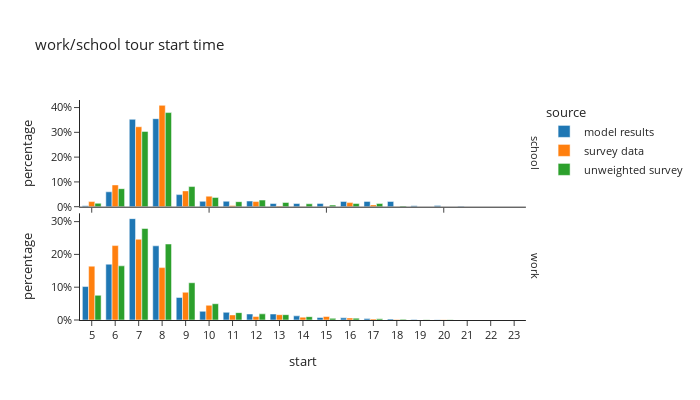

The cell this chart's notebook holds for it:
### Code cell
df_plot = ws_tour_data.groupby(['source','tour_type','start'])[['trip_weight_2017_2019']].sum().reset_index()
df_plot['percentage'] = df_plot.groupby(['tour_type','source'], group_keys=False)['trip_weight_2017_2019']. \
    apply(lambda x: x / float(x.sum()))

fig = px.bar(df_plot, x="start", y="percentage", color="source",barmode="group", template="simple_white",
             facet_row='tour_type',
             # color_discrete_sequence=config['psrc_color'],
             title="work/school tour start time")
fig.for_each_annotation(lambda a: a.update(text = a.text.split("=")[-1]))
fig.update_layout(height=400, width=700, font=dict(size=11), yaxis1=dict(tickformat=".0%"), yaxis2=dict(tickformat=".0%", matches=None), xaxis=dict(dtick="1"))
fig.show()

### Figure 1 — Plotly figure (JSON) as saved in the notebook; plotly's stock layout.template omitted (floating-point values rounded to 4 significant figures)
{"data": [{"alignmentgroup": "True", "hovertemplate": "source=model results<br>tour_type=school<br>start=%{x}<br>percentage=%{y}<extra></extra>", "legendgroup": "model results", "marker": {"color": "#1F77B4", "pattern": {"shape": ""}}, "name": "model results", "offsetgroup": "model results", "orientation": "v", "showlegend": true, "textposition": "auto", "type": "bar", "x": [5.0, 6.0, 7.0, 8.0, 9.0, 10.0, 11.0, 12.0, 13.0, 14.0, 15.0, 16.0, 17.0, 18.0, 19.0, 20.0, 21.0, 22.0, 23.0], "xaxis": "x2", "y": [0.003734, 0.06006, 0.3525, 0.3551, 0.04879, 0.0218, 0.02193, 0.02284, 0.01287, 0.01287, 0.01332, 0.02139, 0.02147, 0.02132, 0.00354, 0.004394, 0.001928, 4.105e-05, 0.0001126], "yaxis": "y2"}, {"alignmentgroup": "True", "hovertemplate": "source=model results<br>tour_type=work<br>start=%{x}<br>percentage=%{y}<extra></extra>", "legendgroup": "model results", "marker": {"color": "#1F77B4", "pattern": {"shape": ""}}, "name": "model results", "offsetgroup": "model results", "orientation": "v", "showlegend": false, "textposition": "auto", "type": "bar", "x": [5.0, 6.0, 7.0, 8.0, 9.0, 10.0, 11.0, 12.0, 13.0, 14.0, 15.0, 16.0, 17.0, 18.0, 19.0, 20.0, 21.0, 22.0, 23.0], "xaxis": "x", "y": [0.102, 0.1702, 0.3091, 0.2261, 0.06873, 0.02649, 0.0234, 0.01827, 0.01822, 0.01266, 0.007532, 0.006503, 0.004475, 0.003077, 0.00185, 0.001056, 0.0002988, 5.467e-05, 2.618e-05], "yaxis": "y"}, {"alignmentgroup": "True", "hovertemplate": "source=survey data<br>tour_type=school<br>start=%{x}<br>percentage=%{y}<extra></extra>", "legendgroup": "survey data", "marker": {"color": "#FF7F0E", "pattern": {"shape": ""}}, "name": "survey data", "offsetgroup": "survey data", "orientation": "v", "showlegend": true, "textposition": "auto", "type": "bar", "x": [5.0, 6.0, 7.0, 8.0, 9.0, 10.0, 11.0, 12.0, 13.0, 14.0, 15.0, 16.0, 17.0, 18.0], "xaxis": "x2", "y": [0.02066, 0.08786, 0.3226, 0.4089, 0.06377, 0.04248, 0.004674, 0.02075, 0.002577, 0.001088, 0.0004988, 0.01646, 0.007342, 0.0003579], "yaxis": "y2"}, {"alignmentgroup": "True", "hovertemplate": "source=survey data<br>tour_type=work<br>start=%{x}<br>percentage=%{y}<extra></extra>", "legendgroup": "survey data", "marker": {"color": "#FF7F0E", "pattern": {"shape": ""}}, "name": "survey data", "offsetgroup": "survey data", "orientation": "v", "showlegend": false, "textposition": "auto", "type": "bar", "x": [5.0, 6.0, 7.0, 8.0, 9.0, 10.0, 11.0, 12.0, 13.0, 14.0, 15.0, 16.0, 17.0, 18.0, 19.0, 20.0], "xaxis": "x", "y": [0.1642, 0.2269, 0.2462, 0.1597, 0.08457, 0.04487, 0.01553, 0.0105, 0.01622, 0.008625, 0.0107, 0.006207, 0.003096, 0.001471, 0.0003054, 0.0009619], "yaxis": "y"}, {"alignmentgroup": "True", "hovertemplate": "source=unweighted survey<br>tour_type=school<br>start=%{x}<br>percentage=%{y}<extra></extra>", "legendgroup": "unweighted survey", "marker": {"color": "#2CA02C", "pattern": {"shape": ""}}, "name": "unweighted survey", "offsetgroup": "unweighted survey", "orientation": "v", "showlegend": true, "textposition": "auto", "type": "bar", "x": [5.0, 6.0, 7.0, 8.0, 9.0, 10.0, 11.0, 12.0, 13.0, 14.0, 15.0, 16.0, 17.0, 18.0], "xaxis": "x2", "y": [0.0139, 0.07273, 0.3037, 0.3797, 0.08128, 0.03743, 0.02032, 0.02674, 0.01711, 0.01176, 0.006417, 0.01283, 0.01283, 0.003209], "yaxis": "y2"}, {"alignmentgroup": "True", "hovertemplate": "source=unweighted survey<br>tour_type=work<br>start=%{x}<br>percentage=%{y}<extra></extra>", "legendgroup": "unweighted survey", "marker": {"color": "#2CA02C", "pattern": {"shape": ""}}, "name": "unweighted survey", "offsetgroup": "unweighted survey", "orientation": "v", "showlegend": false, "textposition": "auto", "type": "bar", "x": [5.0, 6.0, 7.0, 8.0, 9.0, 10.0, 11.0, 12.0, 13.0, 14.0, 15.0, 16.0, 17.0, 18.0, 19.0, 20.0], "xaxis": "x", "y": [0.07526, 0.1652, 0.2789, 0.2317, 0.1136, 0.04958, 0.02247, 0.01873, 0.01623, 0.01017, 0.004994, 0.005707, 0.003745, 0.002319, 0.0007134, 0.0007134], "yaxis": "y"}], "layout": {"annotations": [{"font": {}, "showarrow": false, "text": "work", "textangle": 90, "x": 0.98, "xanchor": "left", "xref": "paper", "y": 0.2425, "yanchor": "middle", "yref": "paper"}, {"font": {}, "showarrow": false, "text": "school", "textangle": 90, "x": 0.98, "xanchor": "left", "xref": "paper", "y": 0.7575, "yanchor": "middle", "yref": "paper"}], "barmode": "group", "font": {"size": 11}, "height": 400, "legend": {"title": {"text": "source"}, "tracegroupgap": 0}, "title": {"text": "work/school tour start time"}, "width": 700, "xaxis": {"anchor": "y", "domain": [0.0, 0.98], "dtick": "1", "title": {"text": "start"}}, "xaxis2": {"anchor": "y2", "domain": [0.0, 0.98], "matches": "x", "showticklabels": false}, "yaxis": {"anchor": "x", "domain": [0.0, 0.485], "tickformat": ".0%", "title": {"text": "percentage"}}, "yaxis2": {"anchor": "x2", "domain": [0.515, 1.0], "tickformat": ".0%", "title": {"text": "percentage"}}}}
